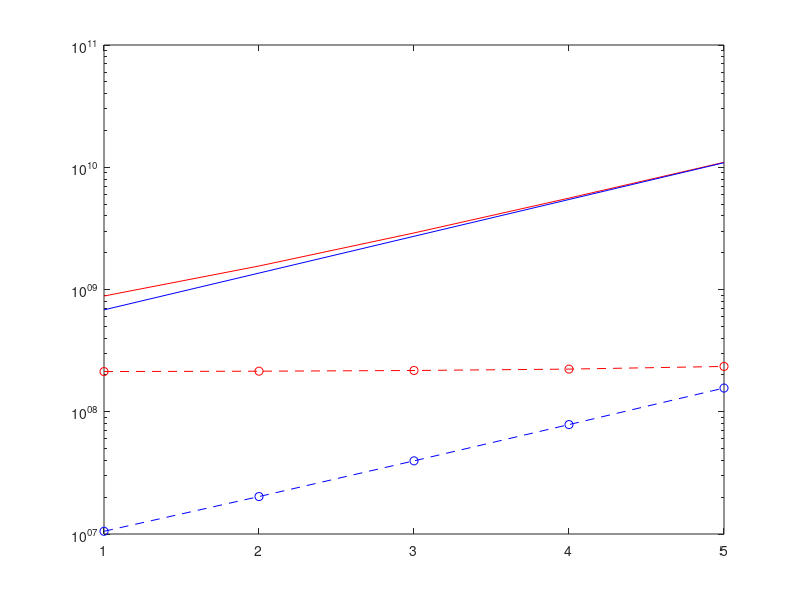

MATLAB code to generate this figure:
clear all; 
close all;
N = 40; 
L = 4;
M_t = 32;
M_r = 32;
G_t = 64;
G_r = 64;
D = 20;
K = 16;
S = 14;
Ps = [1; 2; 4; 8; 16];
Comp = zeros(5, 4);
for ii = 1 : 5
    P = Ps(ii, 1);
Comp(ii, 1) = P * N * L * M_r * M_t * G_r * G_t + D * K * N * L * G_r * G_t + P * D^3 * (N * L + D) + 2 * K * N * L * D^2 + K * M_r * M_t;
Comp(ii, 2) =  D * K * N * L * G_r * G_t + P * D^3 * (N * L + D) + 2 * K * N * L * D^2 + K * M_r * M_t;
Comp(ii, 3) = P * N * L * M_r * M_t * G_r * G_t + P * S * N * L * G_r * G_t + S^2 * (N * L + S) * (P * S + K) + N * L * S * (P * S + K) + P * N * L * S^2 + K * M_r * M_t * S;
Comp(ii, 4) = P * S * N * L * G_r * G_t + S^2 * (N * L + S) * (P * S + K) + N * L * S * (P * S + K) + P * N * L * S^2 + K * M_r * M_t * S;
end
semilogy(Comp(:, 1),'r-')
hold on
semilogy(Comp(:, 2),'r--o')
semilogy(Comp(:, 3),'b-')
semilogy(Comp(:, 4),'b--o')
x = [Ps, Comp];